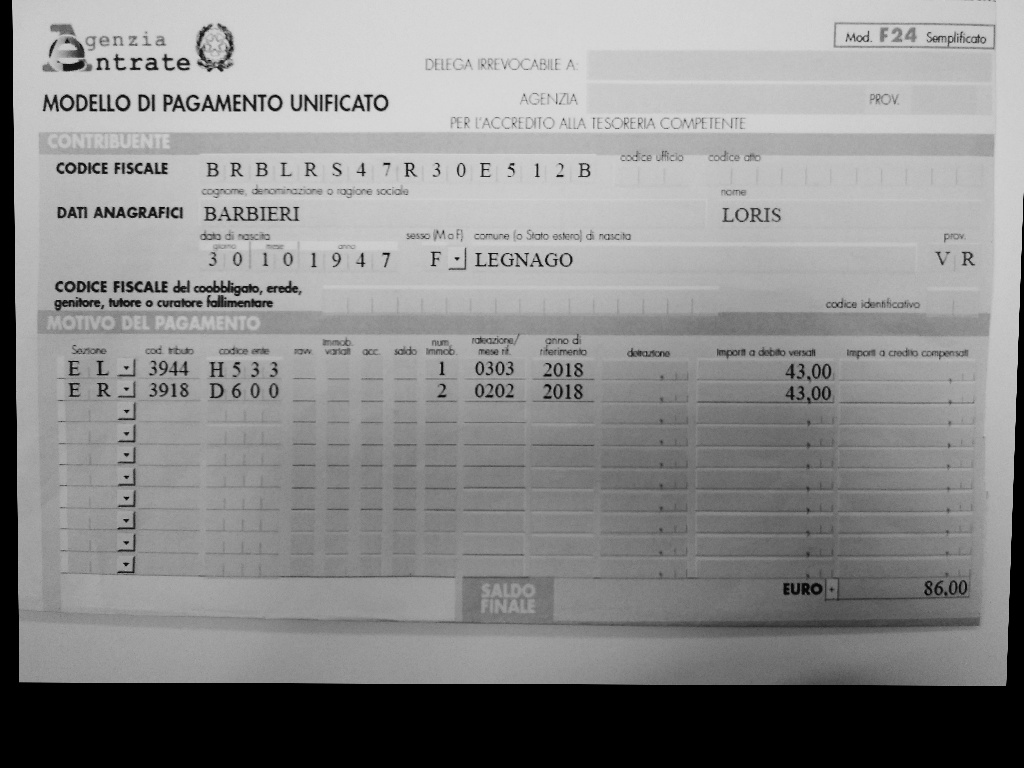
#> input picture sc.jpg, 1024 x 768 px
$ python match.py
#> lines starting #> are read from the running program, lines starting #| are printed output that depends on the picture; pictures that were not available may be replaced by others from this repository, and a replacement may not be noted
#> further down, img_gray is the input picture: shape (768, 1024); min 0, max 222, mean 138.9
import cv2 as cv
import numpy as np
from matplotlib import pyplot as plt
import endpt


def findTickMark(img_gray,template):


    w, h = template.shape[::-1]
    res = cv.matchTemplate(img_gray,template,cv.TM_CCOEFF_NORMED)
    threshold = 0.65
    loc = np.where( res >= threshold)
    points = []
    pointA=[]
    cpy = img_gray
    for pt in zip(*loc[::-1]):

        p = ((pt[0]+3,pt[1]+3), (pt[0] + w-3, pt[1] + h-3))
        #cv.rectangle(cpy, pt, (pt[0] + w, pt[1] + h), (0,0,255), 2)

        points.append(p)
    #cv.imwrite('op.jpg',cpy)
    if len(points) > 0 :
       return points

    else :
       print('Inside else')
       return []

def findTickCoordinates(image):
    template = cv.imread('./patch/tick.png',0)
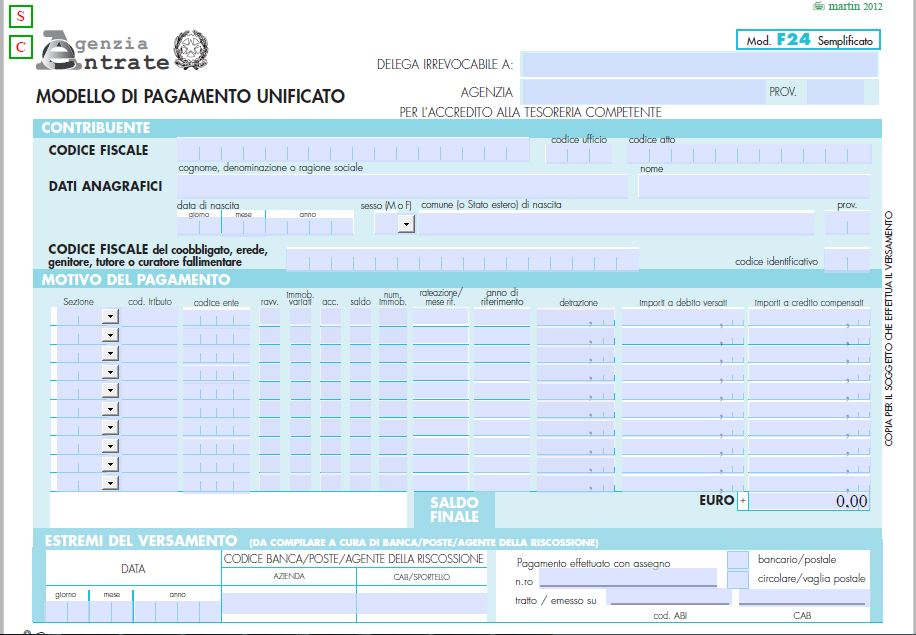
#> input picture F24_form.JPG, 916 x 635 px, given in place of tick.png, which was not available
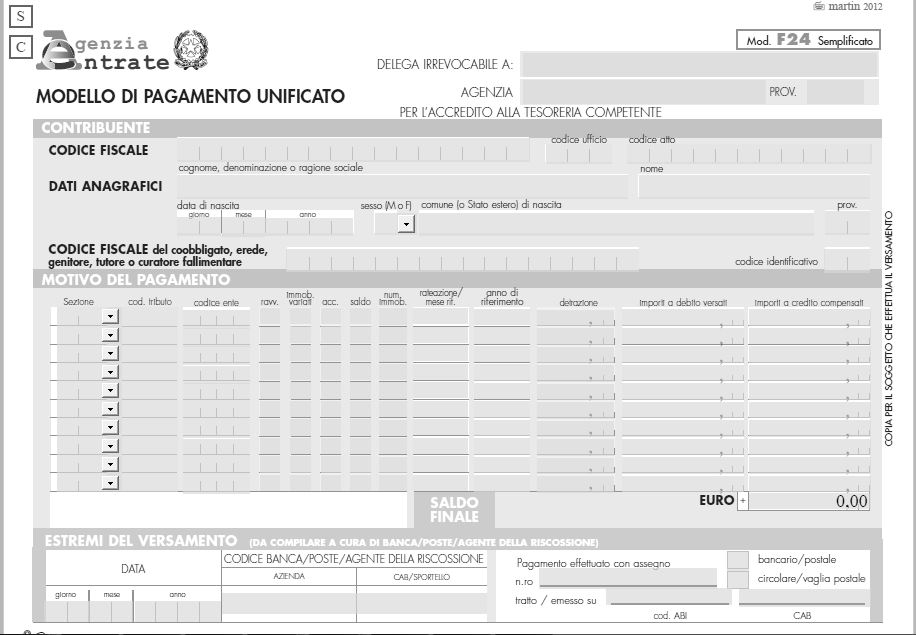
#> template: shape (635, 916); min 0, max 255, mean 229.1
    points = findTickMark(image,template)
#> in findTickMark, `res = cv.matchTemplate(img_gray,template,cv.TM_CCOEFF_NORMED)`:
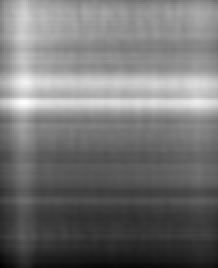
#> res: shape (134, 109) float32 (shown 2 times larger); min -0.051, max 0.106, mean 0.021; drawn with min black and max white
#> in findTickMark, `loc = np.where( res >= threshold)`: loc = (empty array, empty array)
#> after the loop in findTickMark, `for pt in zip(*loc[::-1]):`: points = []
#> points = []
    if(len(points))>0:
       bounds = endpt.findTickBoundaries(image)
       return points,bounds
    else :
       template = cv.imread('./patch/cross.png',0)
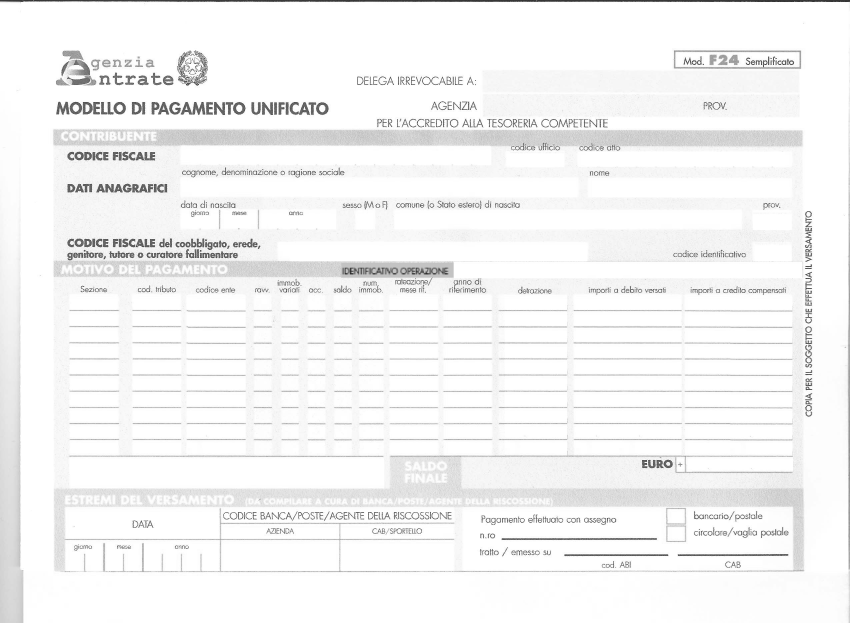
#> input picture f24simp_3.jpg, 2548 x 1868 px, given in place of cross.png, which was not available (shown at 1/3 size)
#> template is the input picture: shape (1868, 2548); min 14, max 255, mean 244.3
       points = findTickMark(image,template)
#> in findTickMark (call 2), `res = cv.matchTemplate(img_gray,template,cv.TM_CCOEFF_NORMED)`:
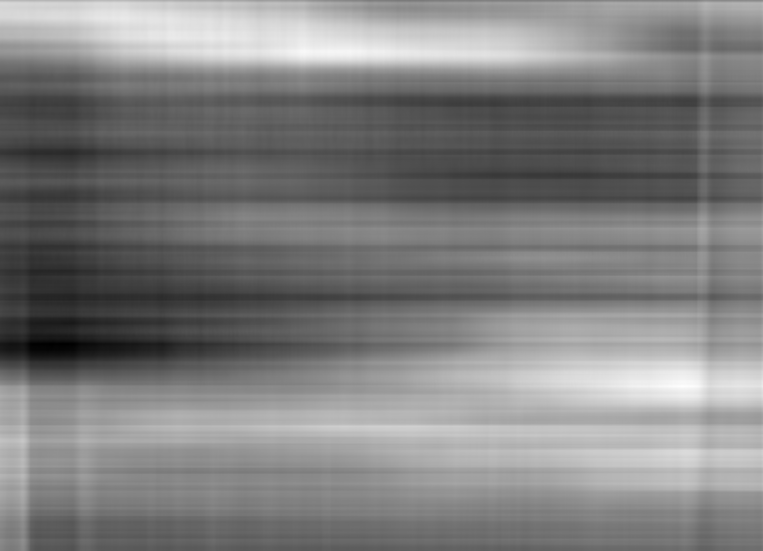
#> res: shape (1101, 1525) float32 (shown at 1/2 size); min -0.245, max 0.217, mean -0.0142; drawn with min black and max white
       if(len(points))>0:
          bounds = endpt.findTickBoundaries(image)
          return points,bounds
       else :
          return [],[]


if __name__ == '__main__':

   img_gray = cv.imread('sc.jpg',0)
   points, bounds = findTickCoordinates(img_gray)
#> points = []; bounds = []
   #cv.imwrite('op.jpg',img_gray)
   print(points)
   print(bounds)

   #cv.imwrite('./tick/21.png',img_gray)
